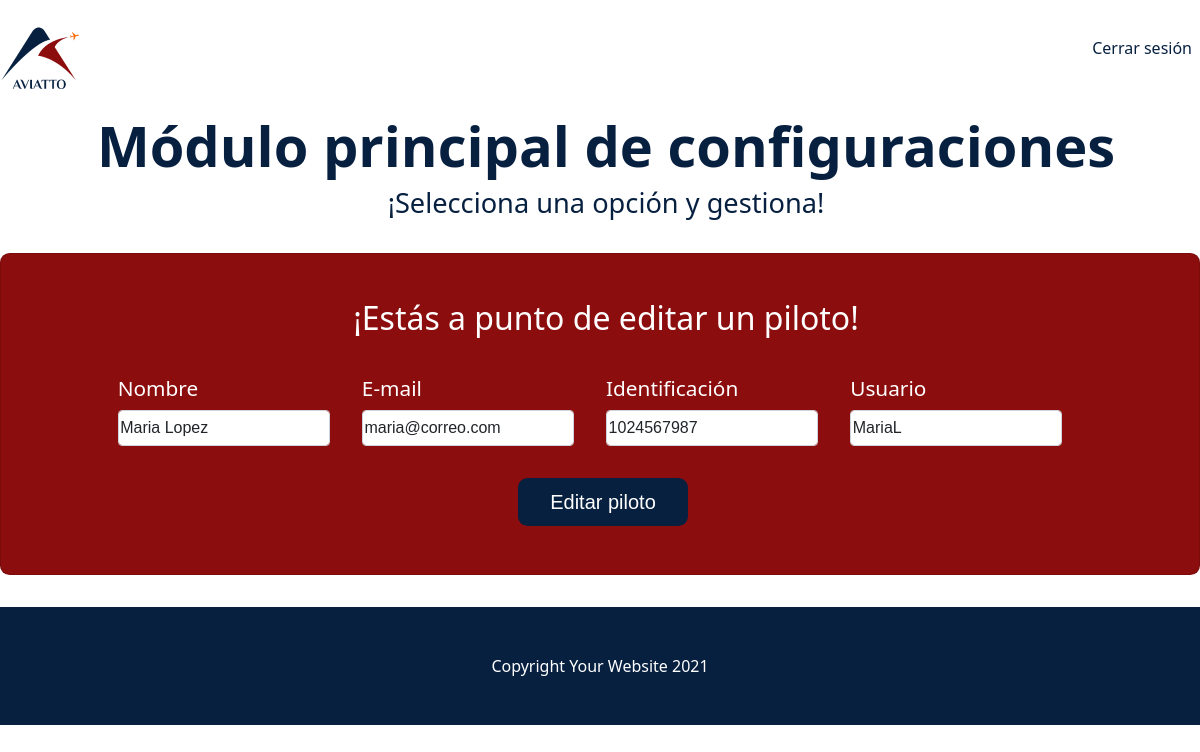
The page /editPilot?id=12 (signed in) on the database its author committed.
### tables this page shows
CREATE TABLE Info(
id integer primary key autoincrement,
name text(30) not null,
identification integer not null,
email text(30) not null
);

CREATE TABLE Person(
id integer primary key autoincrement,
user text(30) not null,
password text(30) not null,
idRol integer
);

### app.py (the view, shortened to what this page needs)
@app.route('/editPilot', methods=['GET', 'POST'])
def editPilot():
    if 'user' in session and (session['idRol'] == 3):
        id = request.args.get('id')
        if request.method == 'GET':
            form = AddPilotForm()
            db = get_db()
            sql = f'SELECT * FROM Person INNER JOIN Info ON Person.id = Info.id WHERE Person.id = {id} AND Person.idRol = 2'
            cursorObj = db.cursor()
            cursorObj.execute(sql)
            pilot = cursorObj.fetchall()[0]
            print(pilot)
            return render_template('editPilot.html', form=form, pilot=pilot)
    else:
        return redirect(url_for('login'))

### forms/forms.py
class AddPilotForm(FlaskForm):
    user = StringField(u'Usuario', validators=[DataRequired()])
    password = StringField(u'Contraseña', validators=[DataRequired()])
    name = StringField(u'Nombre', validators=[DataRequired()])
    identification = IntegerField(u'Identificación', validators=[DataRequired()])
    email = StringField(u'E-mail', validators=[DataRequired()])

### db.py (called while the page is built)
def get_db():
    try:
        if 'db' not in g:
            print('conectada')
            g.db = sqlite3.connect('database/aviatto.db')
        return g.db
    except Error:
        print(Error)

### templates/editPilot.html (shortened to what this page needs)
{% extends 'layout.html' %} {% block body %}
<header class="bg-white">
  <div class="container px-7">
    <div class="row gx-5">
      <div class="col-lg-6">
        <div class="text-center">
          <h1 class="display-5 fw-bolder text-blue mb-2">
            Módulo principal de configuraciones
          </h1>
          <p class="lead text-blue mb-4">
            ¡Selecciona una opción y gestiona!
          </p>
        </div>
      </div>
    </div>
  </div>
</header>
<div class="container px-7">
  <div class="card" style="width: 75rem">
    <div class="card-body">
      <div class="row gx-4 justify-content-center">
        <h2 class="text-center">¡Estás a punto de editar un piloto!</h2>
        <form action="{{url_for('editPilot')}}" method="post">
            <class class="format">
              <div class="form-group">
                <div class="leadseccion mb-3 mr-2">
                  {{ form.name.label}} {{form.name(value = pilot[5], class="form-control")}}
                </div>
              </div>
              <div class="form-group">
                <div class="leadseccion mb-3 mr-2">
                  {{ form.email.label}} {{
                  form.email(value = pilot[7], class="form-control")}}
                </div>
              </div>
              <div class="form-group">
                <div class="leadseccion mb-3 mr-2">
                  {{ form.identification.label}} {{
                  form.identification(value = pilot[6], class="form-control")}}
                </div>
              </div>
              <div class="form-group">
                <div class="leadseccion mb-3 mr-2">
                  {{ form.user.label}} {{
                  form.user(value = pilot[1], class="form-control")}}
                </div>
              </div>
            </class>
            <div class="text-center">
              <button class="btn" type="submit">Editar piloto</button>
            </div>
          </form>
        </div>
      </div>
    </div>
</div>
<footer class="py-5 bg-dark">
  <div class="container px-3"><p class="m-0 text-center text-white">Copyright Your Website 2021</p></div>
</footer>
  {% endblock body %}

### static/css/styleu.css (style rules this page uses)
:root { --bs-white: #fff; --bs-dark: #072040; --Azul: #072040; --Rojo: #8c0d0d; --Naranja: #ff6700; --Gris: #666666; --bs-dark-rgb: #072040; --bs-white-rgb: 255, 255, 255; --bs-font-sans-serif: system-ui, -apple-system, "Segoe UI", Roboto, "Helvetica Neue", Arial, "Noto Sans", "Liberation Sans", sans-serif, "Apple Color Emoji", "Segoe UI Emoji", "Segoe UI Symbol", "Noto Color Emoji"; --bs-font-monospace: SFMono-Regular, Menlo, Monaco, Consolas, "Liberation Mono", "Courier New", monospace; --bs-gradient: linear-gradient( 180deg, rgba(255, 255, 255, 0.15), rgba(255, 255, 255, 0) ); --bs-body-font-family: var(--bs-font-sans-serif); --bs-body-font-size: 1rem; --bs-body-font-weight: 480; --bs-body-line-height: 1.5; --bs-body-color: #212529; --bs-body-bg: #fff; }
*, *::before, *::after { margin: 0; padding: 0; box-sizing: border-box; }
body { font-family: var(--bs-body-font-family); color: #fff; }
.format { display: flex; flex-wrap: wrap; align-items: center; align-content: space-between; justify-content: center; }
.format { flex-basis: 150px; flex-shrink: 0; }
.btn { display: inline-block; font-weight: 450; line-height: 2; color: #fff; text-align: center; text-decoration: none; vertical-align: middle; cursor: pointer; -webkit-user-select: none; -moz-user-select: none; -ms-user-select: none; user-select: none; background-color: #072040; border-color: #072040; border: 1px solid transparent; padding: 3px 31px; font-size: 1.25rem; border-radius: 0.6rem; margin: 0 0 -1px; gap: 2rem; margin-right: 6px; margin-bottom: 2rem; }
.btn:before { font-family: var(--bs-body-font-family); font-weight: normal; margin-right: 10px; }
h6, .h6, h5, .h5, h4, .h4, h3, .h3, h2, .h2, h1, .h1 { margin-top: 0; margin-bottom: 0.5rem; font-weight: 500; line-height: 3; }
h1, .h1 { font-size: calc(1.375rem + 1.5vw); }
h2, .h2 { font-size: calc(1.325rem + 0.9vw); }
p { margin-top: 0; margin-bottom: 4rem; }
.bg-white { --bs-bg-opacity: 1; background-color: #fff; }
.bg-dark { --bs-bg-opacity: 1; background-color: #072040 !important; }
.container, .container-fluid, .container-xxl, .container-xl, .container-lg, .container-md, .container-sm { width: 100%; margin-right: auto; margin-left: auto; }
@media (min-width: 1200px) { .container-xl, .container-lg, .container-md, .container-sm, .container { max-width: 1200px; } }
.px-3 { padding-right: 1.5rem !important; padding-left: 1.5rem !important; }
.row { --bs-gutter-x: 1.5rem; --bs-gutter-y: 0; display: flex; flex-wrap: wrap; margin-top: calc(var(--bs-gutter-y) * -1); margin-right: calc(var(--bs-gutter-x) * -1); margin-left: calc(var(--bs-gutter-x) * -0.5); }
.row > * { flex-shrink: 0; width: 100%; max-width: 100%; padding-right: calc(var(--bs-gutter-x) * 0.5); padding-left: calc(var(--bs-gutter-x) * 0.5); margin-top: var(--bs-gutter-y); }
@media (min-width: 992px) { .col-lg-6 { width: 200%; } }
.text-center { text-align: center !important; }
.display-5 { font-size: calc(1.425rem + 2.1vw); font-weight: 500; line-height: 1.2; }
@media (min-width: 2rem) { .display-5 { font-size: 3.5rem; } }
.lead { font-size: 1.7rem; font-weight: 200; margin-bottom: 2rem; }
.leadseccion { font-size: 1.3rem; font-weight: 200; margin-bottom: 2rem; }
.m-0 { margin: 0 !important; }
.fw-bolder { font-weight: bolder !important; }
.text-blue { color: #072040; }
.text-white { color: #fff; }
.mb-2 { margin-bottom: 0.3rem !important; }
.mb-4 { margin-bottom: 2rem !important; }
.mr-2 { margin-right: 2rem; }
.card { position: relative; display: flex; flex-direction: column; min-width: 0; word-wrap: break-word; background-color: #8c0d0d; background-clip: border-box; border: 1px solid rgba(0, 0, 0, 0.125); border-radius: 0.6rem; margin-bottom: 2rem; }
.card-body { flex: 1 1 auto; padding: 1rem 1rem; }
.py-5 { padding-top: 3rem !important; padding-bottom: 3rem !important; }
.form-control { display: block; width: 100%; padding: 0.3rem 0.1rem; font-size: 1rem; font-weight: 400; line-height: 1.5; color: #212529; background-color: #fff; background-clip: padding-box; border: 1px solid #ced4da; -webkit-appearance: none; -moz-appearance: none; appearance: none; border-radius: 0.25rem; transition: border-color 0.15s ease-in-out, box-shadow 0.15s ease-in-out; margin-top: 0.5rem; }
.form-control::placeholder { color: #6c757d; opacity: 1; }

### rows shown on the page
Info: name "Maria Lopez", email "maria@correo.com", identification "1024567987"
Person: user "MariaL"
